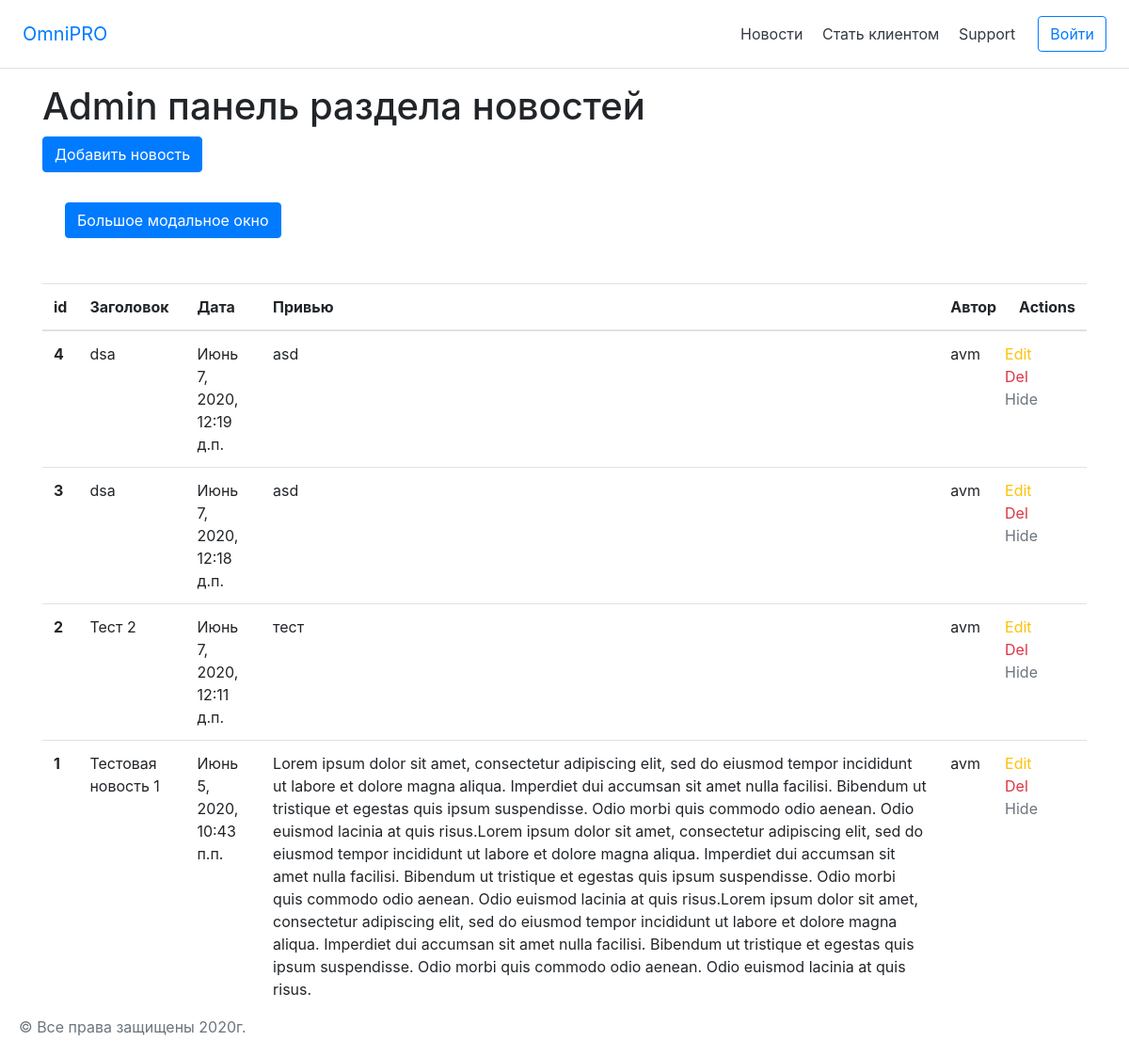
The app's page /news/adminNews/ with its own data.
### News/models.py (models this page shows, shortened)
class News(models.Model):
    title = models.CharField(max_length=128, verbose_name='Название Новости')
    date = models.DateTimeField(auto_now_add=True)
    post = models.TextField(verbose_name='Текст')
    isHidden = models.BooleanField(default=False)
    class Meta:
        verbose_name = 'Новость'
        verbose_name_plural = 'Новости'

### News/views.py (the view)
# urls.py: path('news/adminNews/', newsViews.admNews, name='adminNews'),
def admNews(request):
    saveSuccess = False
    if request.method == 'POST':
        form = newsFormAdd(request.POST)
        if form.is_valid():
            form.save()
            saveSuccess = True
    list_news = News.objects.all ().order_by('-id')
    template = 'News/adminNews.html'
    content = {
        'list_news': list_news,
        'form': newsFormAdd(),
        'saveSuccess' : saveSuccess
    }
    return render ( request, template, content )

### templates/News/adminNews.html (shortened to what this page needs)
{% extends 'wapper.html' %}
{% block scriptAndStyles_before %}
    <link href="http://netdna.bootstrapcdn.com/twitter-bootstrap/2.3.1/css/bootstrap-combined.no-icons.min.css" rel="stylesheet">
    <link href="http://netdna.bootstrapcdn.com/twitter-bootstrap/2.3.1/css/bootstrap-responsive.min.css" rel="stylesheet">
    <link href="http://netdna.bootstrapcdn.com/font-awesome/3.0.2/css/font-awesome.css" rel="stylesheet">
    <link href="textEdit/external/google-code-prettify/prettify.css" rel="stylesheet">
    <link href="textEdit/textEdit.css" rel="stylesheet">
    <link href="textEdit/external/fb.css" rel="stylesheet">
{% endblock %}
{% block content %}
    <h1> Admin панель раздела новостей </h1>
    <button type="button" class="btn btn-primary" data-toggle="modal" data-target="#addNews">
      Добавить новость
    </button>
    <button type="button" class="btn btn-primary m-4" data-toggle="modal" data-target=".bd-example-modal-lg">Большое модальное окно</button>
    <table class="table table-hover mt-4">
        <thead>
            <tr>
                <th scope="col">id</th>
                <th scope="col">Заголовок</th>
                <th scope="col">Дата</th>
                <th scope="col">Привью</th>
                <th scope="col">Автор</th>
                <th> Actions</th>
            </tr>
        </thead>
        <tbody>
            {% for news in list_news %}
                <tr>
                <th class="align-baseline">{{ news.id }}</th>
                <td class="align-baseline">{{ news.title }}</td>
                <td class="align-items-center">{{ news.date }}</td>
                <td >{{ news.post}}</td>
                <td>avm</td>
                <td><a href="#" class="text-warning row">Edit </a>
                    <a href="#" class="text-danger row">Del </a>
                    <a href="#" class="text-muted row">Hide</a> </td>
                </tr>
            {% endfor %}
        </tbody>
    </table>
{% endblock %}

### records on screen
News: id "4", title "dsa", date "Июнь 7, 2020, 12:19 д.п.", post "asd"
News: id "3", title "dsa", date "Июнь 7, 2020, 12:18 д.п.", post "asd"
News: id "2", title "Тест 2", date "Июнь 7, 2020, 12:11 д.п.", post "тест"
News: id "1", title "Тестовая новость 1", date "Июнь 5, 2020, 10:43 п.п.", post "Lorem ipsum dolor sit amet, consectetur adipiscing elit, sed do eiusmod tempor incididunt ut labore et dolore magna aliqua. Imperdiet dui accumsan sit amet nulla facilisi. Bibendum ut tristique et egestas quis ipsum suspendisse. Odio morbi quis commodo odio aenean. Odio euismod lacinia at quis risus.Lorem ipsum dolor sit amet, consectetur adipiscing elit, sed do eiusmod tempor incididunt ut labore et dolore magna aliqua. Imperdiet dui accumsan sit amet nulla facilisi. Bibendum ut tristique et egestas quis ipsum suspendisse. Odio morbi quis commodo odio aenean. Odio euismod lacinia at quis risus.Lorem ipsum dolor sit amet, consectetur adipiscing elit, sed do eiusmod tempor incididunt ut…"
